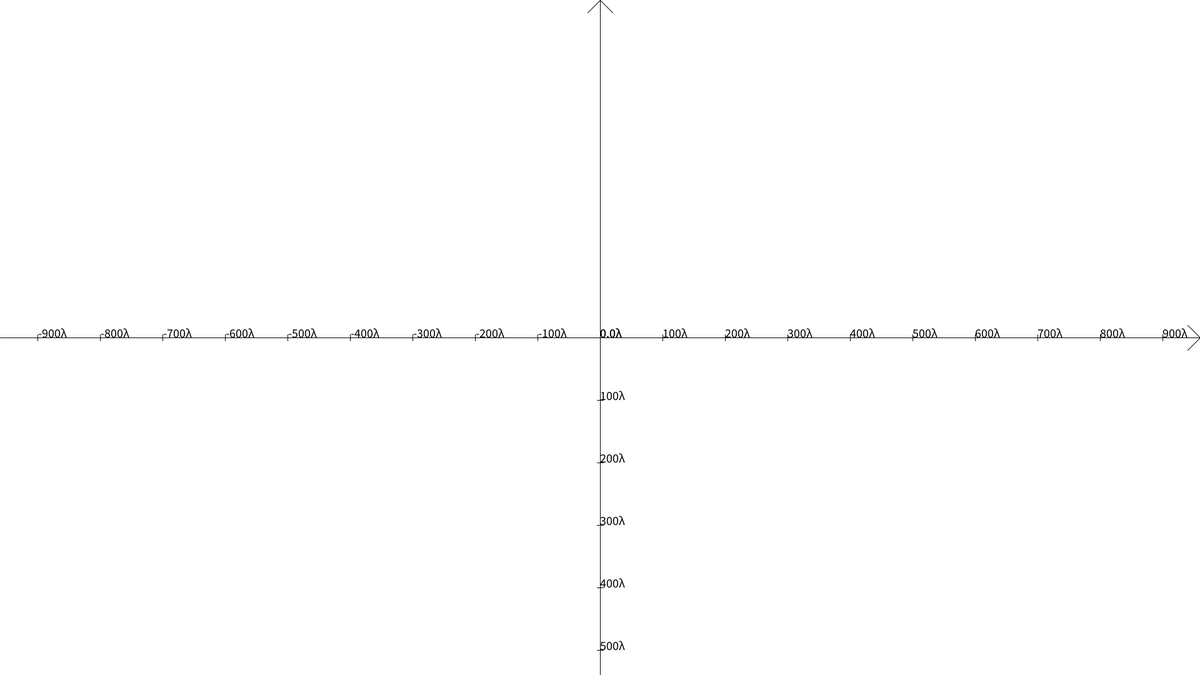
Frame 1 (no input)
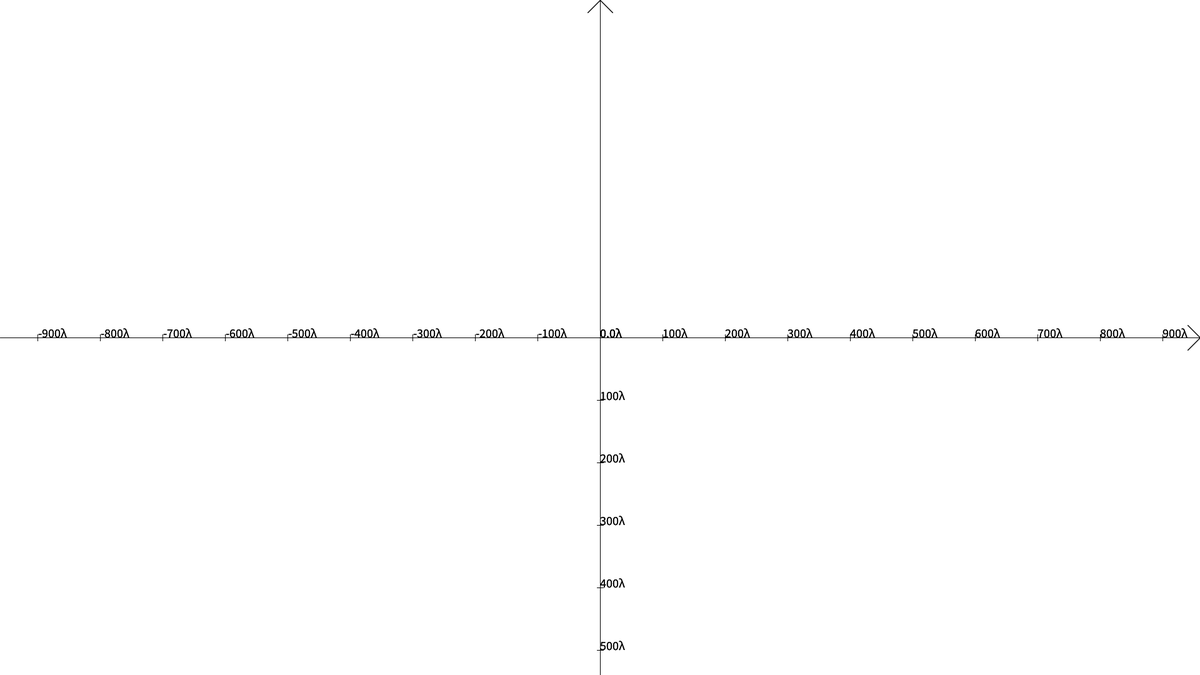
Frame 60 (the mouse pressed at the canvas centre just before this capture)
Frame 120 (the mouse held since frame 60 and released just before this capture): identical to frame 60, image omitted

The Processing sketch that drew these frames (run headless with seeded random() and noise(); from frame 60 on, the mouse is pressed at the canvas centre):

// Processing sketch: sineAnimation
// ── sineAnimation.pde
float t,x,y,s=1;
void setup(){
  size(1920,1080);
  background(255);
  colorMode(HSB);
  
  
}
void draw(){
  noStroke();
  fill(10, 0,255,80);
  rect(0,0,width,height);
  translate(width/2,height/2);
  scale(s);
  translate(x,y);
  stroke(0);
  strokeWeight(1.0/s);
  line(tx(0),ty(height/2),tx(width),ty(height/2));
  line(tx(width-20),ty(height/2+20),tx(width),ty(height/2));
  line(tx(width-20),ty(height/2-20),tx(width),ty(height/2));
  line(tx(width/2),ty(0),tx(width/2),ty(height));
  line(tx(width/2+20),ty(20),tx(width/2),ty(0));
  line(tx(width/2-20),ty(20),tx(width/2),ty(0));
  fill(0);
  textSize(20/s);
  float del=pow(10.0,int(log((tx(width)-tx(0))/3.0)/log(10.0)));
  for(float i=0;i<tx(width);i+=del){
    line(i,5.0/s,i,-5.0/s);
    text(i>1?int(i)+"λ":i+"λ",i,0);
  }
  for(float i=-del;i>tx(0);i-=del){
    line(i,5.0/s,i,-5.0/s);
    text(i<-1?int(i)+"λ":i+"λ",i,0);
  }
  for(float i=0;i<ty(height);i+=pow(10.0,int(log((ty(height)-ty(0))/3.0)/log(10.0)))){
    line(5.0/s,i,-5.0/s,i);
    text(i>1?int(i)+"λ":i+"λ",0,i);
  }
}
void mouseWheel(MouseEvent event) {
  s/=1+event.getCount()*0.1;
}
void mouseDragged(){
  if(mouseButton==CENTER){
    x+=(mouseX-pmouseX)/s;y+=(mouseY-pmouseY)/s;
  }
}
float tx(float px){//mouseX after transformation
  return (px-width/2)/s-x;
}
float ty(float py){
  return (py-height/2)/s-y;
}
